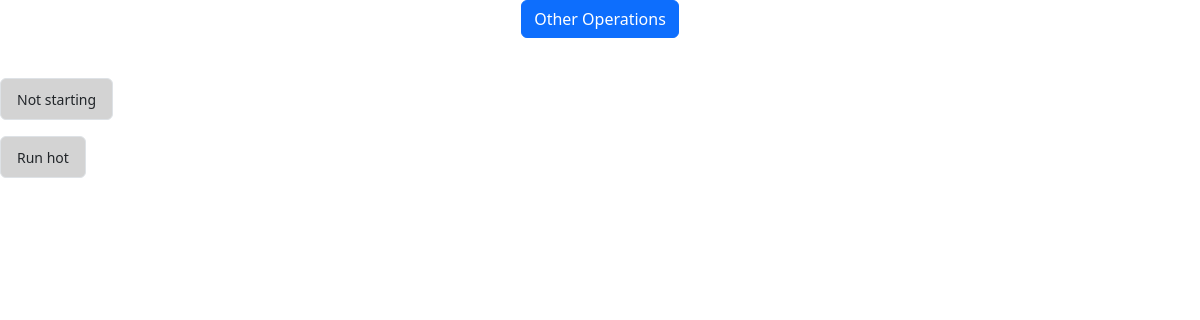
Page /solvecenter/display_issues_without_res on the earlier database version.
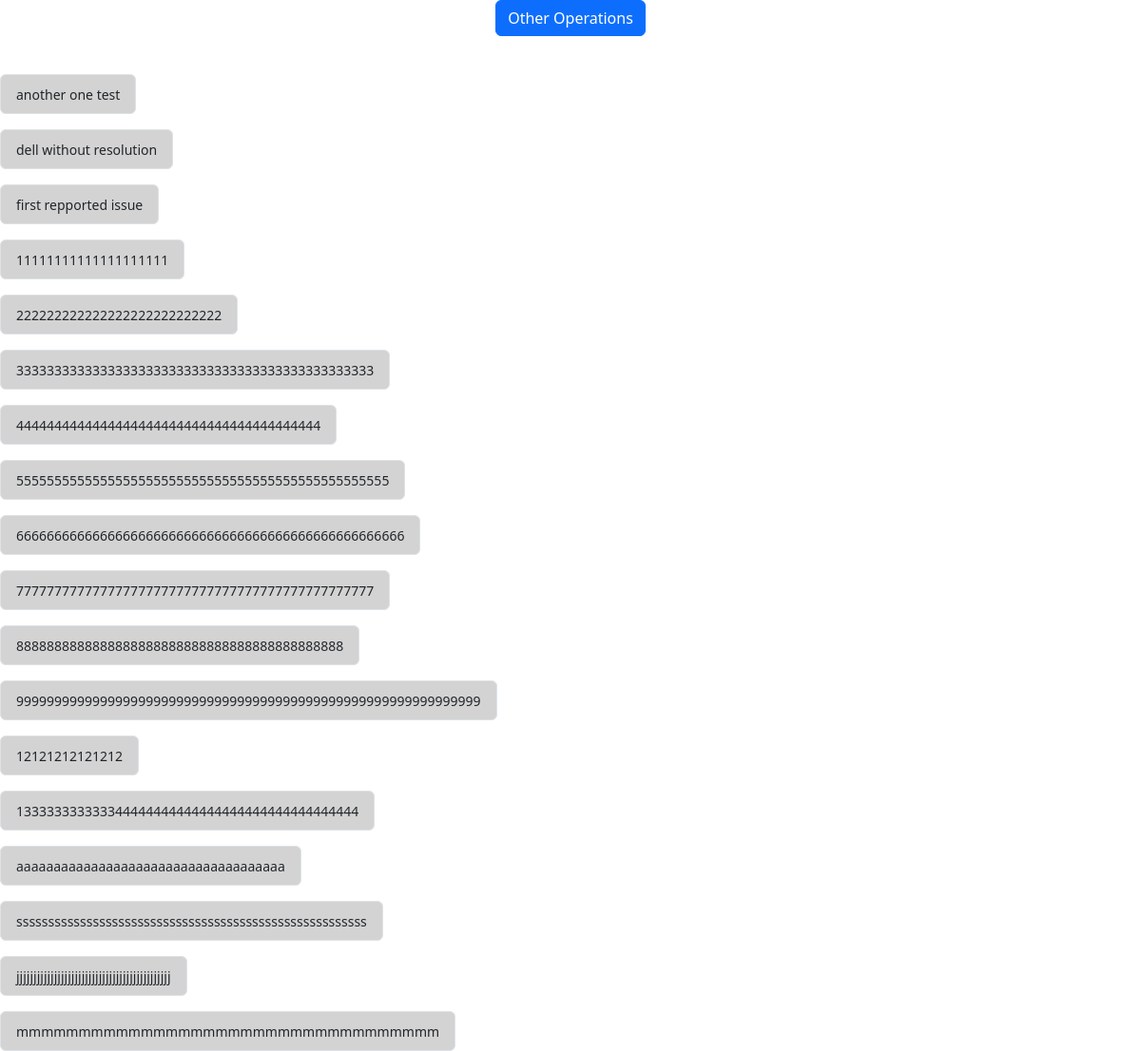
Same page on the later database version.
### solvecenter/models.py (models this page shows, shortened)
class Issue(models.Model):
    hardware = models.ForeignKey(Hardware, null=True, blank=True, on_delete=models.SET_NULL)
    software = models.ForeignKey(Software, null=True, blank=True, on_delete=models.SET_NULL)
    issue_pic = models.ImageField(upload_to='issue_pics/', null=True, blank=True)
    date_reported = models.DateTimeField(auto_now_add=True)
    reported_issue = models.TextField()

### solvecenter/views.py (the view)
# urls.py: path('display_issues_without_res',views.display_issues_without_res,name='display_issues_without_res'),
def display_issues_without_res(request):
    all_issues = Issue.objects.filter(Q(resolutions__reported_resolution__isnull = True)|(Q(resolutions__reported_resolution = "")))
    return render(request, "display_issues_without_res.html",{ 'all_issues': all_issues})

### solvecenter/templates/display_issues_without_res.html (shortened to what this page needs)
{% load static %}
{% load django_bootstrap5 %}
<!DOCTYPE html>
<html lang="en">
    <head>
        {% bootstrap_css %}
    </head>
    <body>
        <div class="d-flex justify-content-center">
            <button class="btn btn-primary" type="button" data-bs-toggle="offcanvas" data-bs-target="#otherOperations" aria-controls="offcanvasScrolling">Other Operations</button>
        </div>
        <br>
        {% if all_issues %}
            {% for issues in all_issues %}
            <div class="d-flex mt-3">
                <div class="list-group">
                    <a href="{% url 'enter_new_resolution' issues.pk %}" style="background-color: lightgrey" onmouseover="this.style.background='lightblue';" onmouseout="this.style.background='lightgray';"  class="list-group-item list-group-item-action">
                        <small>{{issues.reported_issue}}</small>
                    </a>
                </div>
            </div>
            {% endfor %}
        {% else %}
            <h1 style="text-align: center;">No issues without resolution</h1>
        {% endif %}
    </body>
</html>

Differences in the rows shown:
no longer on this page (row unchanged): Issue: reported_issue "Not starting"
no longer on this page (row unchanged): Issue: reported_issue "Run hot"
added Issue: reported_issue "another one test"
added Issue: reported_issue "dell without resolution"
added Issue: reported_issue "first repported issue"
added Issue: reported_issue "11111111111111111111"
added Issue: reported_issue "222222222222222222222222222"
added Issue: reported_issue "33333333333333333333333333333333333333333333333"
added Issue: reported_issue "4444444444444444444444444444444444444444"
added Issue: reported_issue "5555555555555555555555555555555555555555555555555"
added Issue: reported_issue "666666666666666666666666666666666666666666666666666"
added Issue: reported_issue "77777777777777777777777777777777777777777777777"
added Issue: reported_issue "8888888888888888888888888888888888888888888"
added Issue: reported_issue "9999999999999999999999999999999999999999999999999999999999999"
added Issue: reported_issue "12121212121212"
added Issue: reported_issue "133333333333344444444444444444444444444444444"
added Issue: reported_issue "aaaaaaaaaaaaaaaaaaaaaaaaaaaaaaaaaaaa"
added Issue: reported_issue "sssssssssssssssssssssssssssssssssssssssssssssssssssssss"
added Issue: reported_issue "jjjjjjjjjjjjjjjjjjjjjjjjjjjjjjjjjjjjjjjjjjjjj"
added Issue: reported_issue "mmmmmmmmmmmmmmmmmmmmmmmmmmmmmmmmmm"
